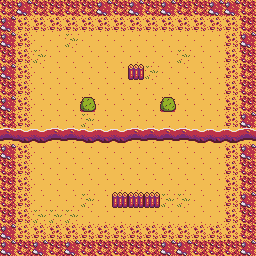

Below is a game level as drawn by its tile map, then a one-line description and the .tmx that defines it (tile-layer data replaced by summaries):
An orthogonal 16x16 tile map with 16x16 px tiles, 4 tile layers (floor, bush, wall, breach).

<map version="1.5" tiledversion="1.7.2" orientation="orthogonal" renderorder="right-down" width="16" height="16" tilewidth="16" tileheight="16" infinite="0" nextlayerid="5" nextobjectid="1">
 <tileset firstgid="1" name="terrain" tilewidth="16" tileheight="16" tilecount="33" columns="11">
  <image source="terrain.png" width="176" height="48" />
  <tile id="0">
   <properties>
    <property name="collides" type="bool" value="false" />
   </properties>
  </tile>
  <tile id="1">
   <properties>
    <property name="collides" type="bool" value="false" />
   </properties>
  </tile>
  <tile id="2">
   <properties>
    <property name="collides" type="bool" value="false" />
   </properties>
  </tile>
  <tile id="3">
   <properties>
    <property name="collides" type="bool" value="false" />
   </properties>
  </tile>
  <tile id="4">
   <properties>
    <property name="collides" type="bool" value="false" />
   </properties>
  </tile>
  <tile id="5">
   <properties>
    <property name="collides" type="bool" value="true" />
   </properties>
  </tile>
  <tile id="6">
   <properties>
    <property name="collides" type="bool" value="true" />
   </properties>
  </tile>
  <tile id="7">
   <properties>
    <property name="collides" type="bool" value="true" />
   </properties>
  </tile>
  <tile id="8">
   <properties>
    <property name="collides" type="bool" value="true" />
   </properties>
  </tile>
  <tile id="9">
   <properties>
    <property name="collides" type="bool" value="true" />
   </properties>
  </tile>
  <tile id="10">
   <properties>
    <property name="collides" type="bool" value="false" />
   </properties>
  </tile>
  <tile id="11">
   <properties>
    <property name="collides" type="bool" value="false" />
   </properties>
  </tile>
  <tile id="12">
   <properties>
    <property name="collides" type="bool" value="false" />
   </properties>
  </tile>
  <tile id="13">
   <properties>
    <property name="collides" type="bool" value="false" />
   </properties>
  </tile>
  <tile id="14">
   <properties>
    <property name="collides" type="bool" value="false" />
   </properties>
  </tile>
  <tile id="15">
   <properties>
    <property name="collides" type="bool" value="false" />
   </properties>
  </tile>
  <tile id="16">
   <properties>
    <property name="collides" type="bool" value="true" />
   </properties>
  </tile>
  <tile id="17">
   <properties>
    <property name="collides" type="bool" value="true" />
   </properties>
  </tile>
  <tile id="18">
   <properties>
    <property name="collides" type="bool" value="true" />
   </properties>
  </tile>
  <tile id="19">
   <properties>
    <property name="collides" type="bool" value="true" />
   </properties>
  </tile>
  <tile id="20">
   <properties>
    <property name="collides" type="bool" value="true" />
   </properties>
  </tile>
  <tile id="21">
   <properties>
    <property name="collides" type="bool" value="false" />
   </properties>
  </tile>
  <tile id="22">
   <properties>
    <property name="collides" type="bool" value="false" />
   </properties>
  </tile>
  <tile id="23">
   <properties>
    <property name="collides" type="bool" value="false" />
   </properties>
  </tile>
  <tile id="24">
   <properties>
    <property name="collides" type="bool" value="false" />
   </properties>
  </tile>
  <tile id="25">
   <properties>
    <property name="collides" type="bool" value="false" />
   </properties>
  </tile>
  <tile id="26">
   <properties>
    <property name="collides" type="bool" value="false" />
   </properties>
  </tile>
  <tile id="27">
   <properties>
    <property name="collides" type="bool" value="true" />
   </properties>
  </tile>
  <tile id="28">
   <properties>
    <property name="collides" type="bool" value="true" />
   </properties>
  </tile>
  <tile id="29">
   <properties>
    <property name="collides" type="bool" value="true" />
   </properties>
  </tile>
  <tile id="30">
   <properties>
    <property name="collides" type="bool" value="true" />
   </properties>
  </tile>
  <tile id="31">
   <properties>
    <property name="collides" type="bool" value="true" />
   </properties>
  </tile>
  <tile id="32">
   <properties>
    <property name="collides" type="bool" value="false" />
   </properties>
  </tile>
 </tileset>
 <layer id="1" name="floor" width="16" height="16">
  <data>[256 cells, 256 non-empty, 5 distinct tile ids]</data>
 </layer>
 <layer id="2" name="bush" width="16" height="16">
  <data>[256 cells, 2 non-empty, 1 distinct tile ids]</data>
 </layer>
 <layer id="3" name="wall" width="16" height="16">
  <data>[256 cells, 4 non-empty, 1 distinct tile ids]</data>
 </layer>
 <layer id="4" name="breach" width="16" height="16">
  <data>[256 cells, 16 non-empty, 2 distinct tile ids]</data>
 </layer>
</map>
